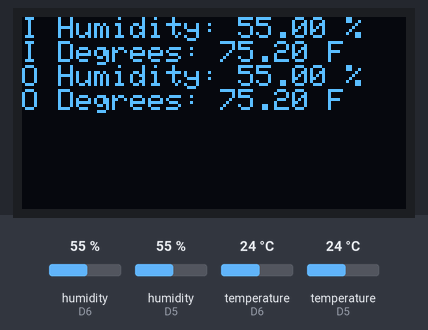
The sketch below on a simulated ESP8266 (NodeMCU). Shown: 128×64 one-colour display. The test bench sets the inputs (shaded band); at power-on: humidity (sensors on D6, D5) 55 %, temperature (sensors on D6, D5) 24 °C. WiFi joins after 1.5 s; servers stay silent unless stated; what the sketch prints to the serial monitor is not drawn.

Above: at 4.2 s.
4.3 s: humidity (sensor on D6) set to 22 %
At 6.2 s:
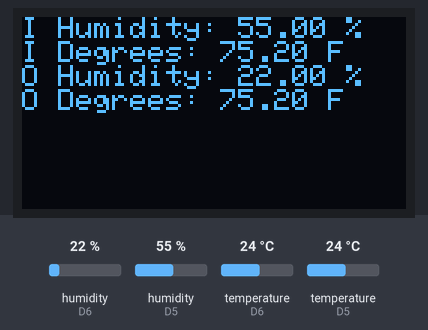
7.1 s: humidity (sensor on D5) set to 22 %
At 8.0 s:
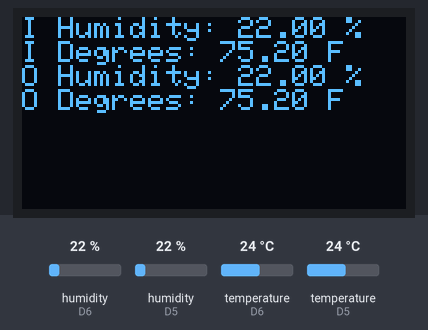
9.8 s: temperature (sensor on D6) set to 12 °C
At 12.8 s:
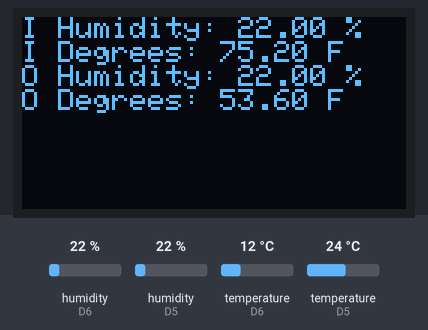
13.3 s: temperature (sensor on D5) set to 12 °C
At 14.6 s:
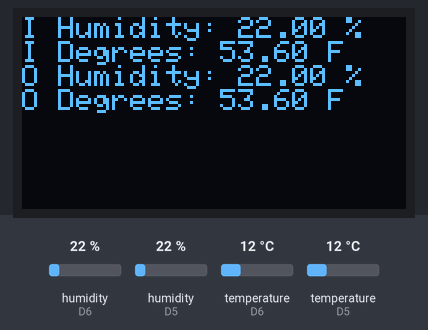
16.0 s: humidity (sensor on D6) set to 40 %
At 16.3 s:
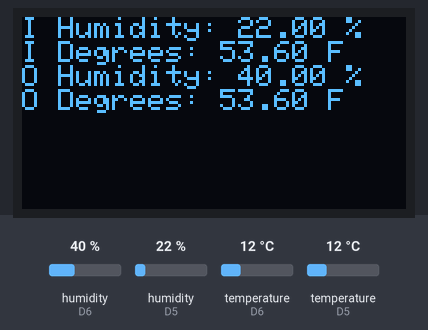
18.7 s: humidity (sensor on D5) set to 40 %
At 21.1 s:
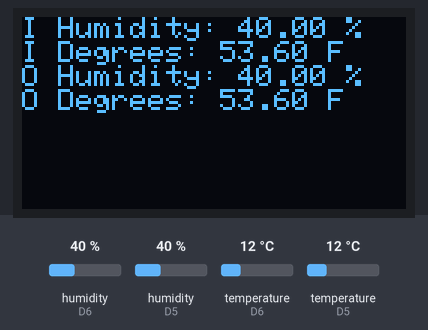
Timing chart, 0 to 22.6 s (numbered marks = the images above; inputs shaded):
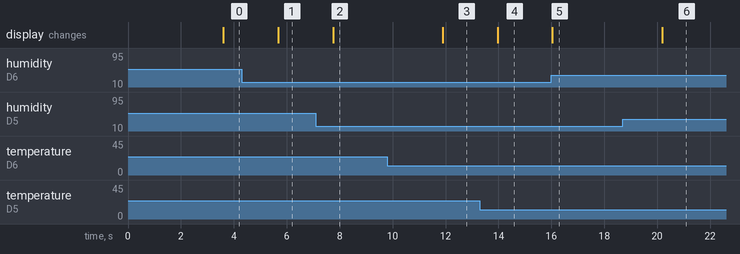

The sketch:

D1-SSD1306-DHT11-Net.ino
```cpp
/**************************************************************************
D1 SSD1306 displaying two DHT11's and sending results to webpage

// Example testing sketch for various DHT humidity/temperature sensors
// Written by ladyada, public domain
// Modified for OLED and dual sensors by Bob davis on 4-26-2021
// REQUIRES the following Arduino libraries:
// - DHT Sensor Library: https://github.com/adafruit/DHT-sensor-library
// - Adafruit Unified Sensor Lib: https://github.com/adafruit/Adafruit_Sensor

// Connect pin 1 (on the left) of the sensor to +5V
// Connect pin 2 of the sensor to whatever your DHTPIN 2 and 3
// Connect pin 3 (on the right) of the sensor to GROUND (if your sensor has 3 pins)
// Connect pin 4 (on the right) of the sensor to GROUND and leave the pin 3 EMPTY

 **************************************************************************/
#include "DHT.h"
#include <SPI.h>
#include <Wire.h>
#include <Adafruit_GFX.h>
#include <Adafruit_SSD1306.h>
#include <ESP8266WiFi.h>
#include <WiFiClient.h>
#include <ESP8266WebServer.h>

// Set WiFi credentials - use your credentials
#define WIFI_SSID "BobDavis"
#define WIFI_PASS "Teddyteddy"
#define SCREEN_WIDTH 128 // OLED display width, in pixels
#define SCREEN_HEIGHT 64 // OLED display height, in pixels
#define OLED_RESET 0  // Normally 4 => UNO
#define SCREEN_ADDRESS 0x3C
#define DHTPIN D5     // Digital pin connected to the DHT sensor
#define DHTPIN2 D6    // Digital pin connected to the DHT2 sensor

// Uncomment whatever type of sensor you're using!
#define DHTTYPE DHT11   // DHT 11
//#define DHTTYPE DHT22   // DHT 22  (AM2302), AM2321
//#define DHTTYPE DHT21   // DHT 21 (AM2301)

float tem1;
float tem2;
float hum1;
float hum2;


// Initialize DHT sensors
DHT dht(DHTPIN, DHTTYPE);
DHT dht2(DHTPIN2, DHTTYPE);
// Initialize webserver
ESP8266WebServer webserver(80);

// Declaration for an SSD1306 display connected to I2C (SDA, SCL pins)
// The pins for I2C are defined by the Wire-library.
// On an arduino UNO:       A4(SDA), A5(SCL)
// On an arduino MEGA 2560: 20(SDA), 21(SCL)
// On an arduino LEONARDO:   2(SDA),  3(SCL)
// On an arduino D1:        D2(SDA),  D1(SCL)
#define OLED_RESET    0 // Reset pin # (or -1 if sharing Arduino reset pin)
#define SCREEN_ADDRESS 0x3C // See datasheet for Address; 0x3D=128x64, 0x3C=128x32
//Adafruit_SSD1306 display(OLED_RESET); // Works with D1 for some reason
Adafruit_SSD1306 display(SCREEN_WIDTH, SCREEN_HEIGHT, &Wire, OLED_RESET);

void setup() {
  Serial.begin(9600);
  Serial.println(F("DHT test!"));
  if(!display.begin(SSD1306_SWITCHCAPVCC, SCREEN_ADDRESS)) {
    Serial.println(F("SSD1306 allocation failed"));
    for(;;); // Don't proceed, loop forever
  }
  //display.begin();
  display.clearDisplay();
  display.setTextSize(1);
  display.setTextColor(WHITE);
  dht.begin();
  dht2.begin();

  WiFi.begin(WIFI_SSID, WIFI_PASS);
  while (WiFi.status() != WL_CONNECTED) { delay(100); }

  // WiFi Connected
  Serial.print("Connected! IP address: ");
  Serial.println(WiFi.localIP());

  // Start Web Server
  webserver.on("/", rootPage);
  webserver.begin();
}

void loop() {
  webserver.handleClient();
  // Wait a few seconds between measurements.
  delay(2000);

  // Reading temperature or humidity takes about 250 milliseconds!
  // Sensor readings may also be up to 2 seconds 'old' (its a very slow sensor)
  hum1 = dht.readHumidity();
  hum2 = dht2.readHumidity();
  // Read temperature as Fahrenheit (isFahrenheit = true)
  tem1 = dht.readTemperature(true);
  tem2 = dht2.readTemperature(true);

  display.clearDisplay();
  display.setCursor(0,0);
  display.print("I Humidity: ");
  display.print(hum1);
  display.print(" % ");
  display.setCursor(0,8);
  display.print("I Degrees: ");
  display.print(tem1);
  display.print(" F ");

  display.setCursor(0,16);
  display.print("O Humidity: ");
  display.print(hum2);
  display.print(" % ");
  display.setCursor(0,24);
  display.print("O Degrees: ");
  display.print(tem2);
  display.print(" F ");

  display.display();
  // For serial monitor:
  Serial.print("Humidity: ");
  Serial.print(hum1);
  Serial.print(" ");
  Serial.print(hum2);
  Serial.print("%  Temperature: ");
  Serial.print(tem1);
  Serial.print(" ");
  Serial.print(tem2);
  Serial.print("°F");
  Serial.print('\n');  //new line
}

void rootPage() {
  String strTemp, strHum, strTemp2, strHum2;
  char tmp[10];

  dtostrf(tem1,1,2,tmp);
  strTemp = tmp;
  dtostrf(hum1,1,2,tmp);
  strHum = tmp;
  dtostrf(tem2,1,2,tmp);
  strTemp2 = tmp;
  dtostrf(hum2,1,2,tmp);
  strHum2 = tmp;

  webserver.send(200,"text/plain","ESP8266 D1 Indoor+Outdoor\n\rIndoor\n\rTemperature "+strTemp+"\n\rHumidity "+strHum+ "\n\rOutdoor\n\rTemperature "+strTemp2+"\n\rHumidity "+strHum2);
}
```

Measured:
- after the input at 4.3 s, the display: changes after 1.4 s (image 1)
- after the input at 7.1 s, the display: changes after 0.65 s (image 2)
- after the input at 9.8 s, the display: changes after 2.1 s (image 3)
- after the input at 13.3 s, the display: changes after 0.67 s (image 4)
- after the input at 16.0 s, the display: changes at once (image 5)
- after the input at 18.7 s, the display: changes after 1.5 s (image 6)
